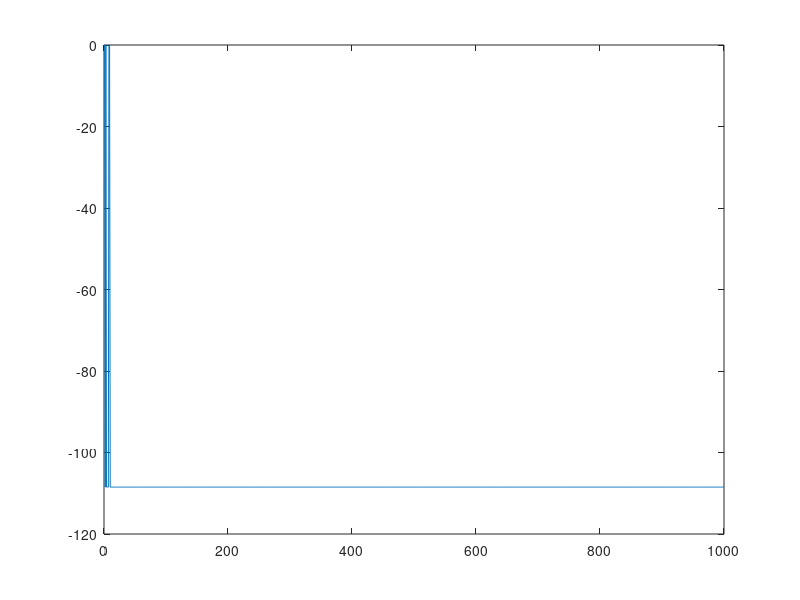
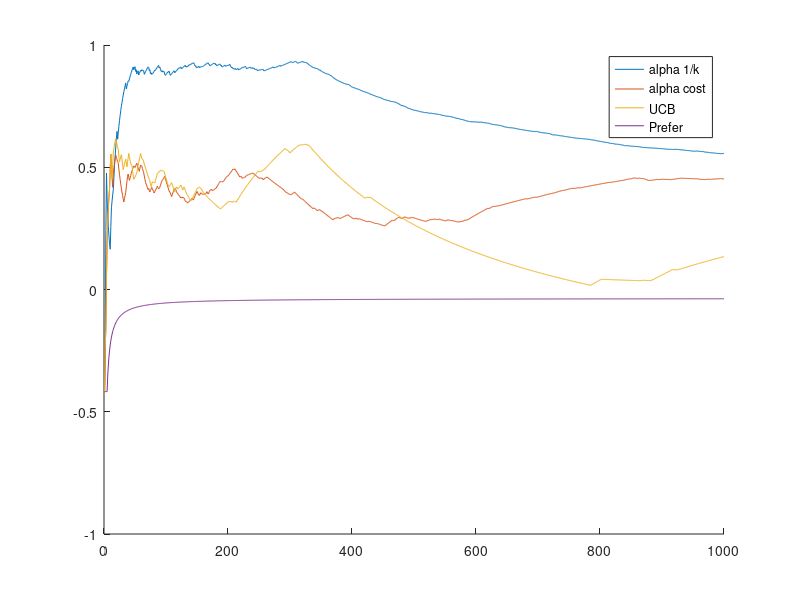
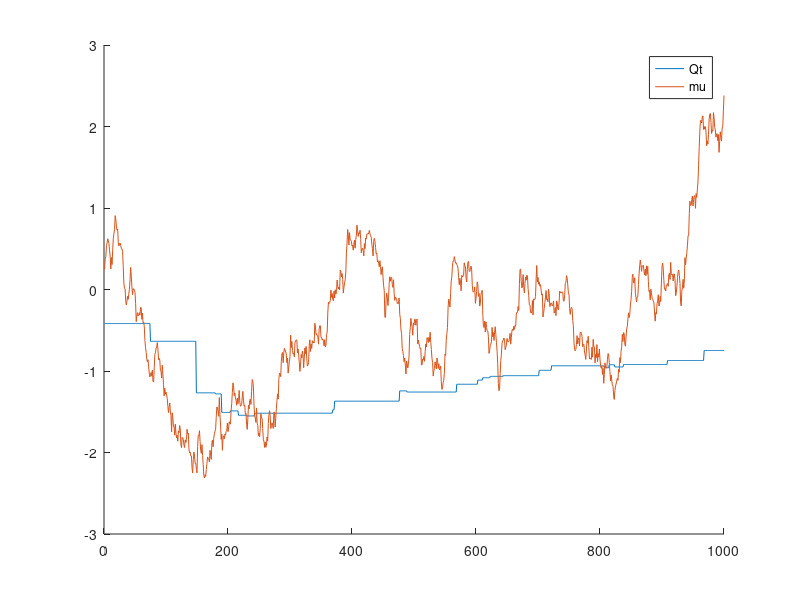

These charts were generated, in order, by the following MATLAB code:
% Assignment 1 -> n-armed Bandit

clc
clear all
close all

% Modello

T = 1000;
n = 10;
%epsilon = 0.3; % eventuale for per paragonare i vari epsilon

mu = zeros(T+1,n); 
mu(1,:) = normrnd(0,10,1,10);% medie iniziali

sigma = 0.5*ones(1,n);% varianze

R = zeros(T,n);
% genero ricompense
for i=1:T
    
    R(i,:) = normrnd(mu(i), sigma,1,10);
   % mu(i+1,:) = randi([-1 1],1,10); % ????
    %mu(i+1,:) = rand(1,10)-rand(1,10);
    mu(i+1,:) = mu(i,:) + 0.01*normrnd(0,10,1,10);
    
end

% vari metodi
%% Sample Average Method (alpha 1/k)

Nt = zeros(1,n);
Qt = zeros(T+1,n);
%Qt = zeros(1,n);

averageRew1 = zeros(1,T);
sumRew = 0;

epsilon = 0.3;
percent = zeros(1,T);
for i=1:T
    
    if(rand < epsilon)
        a = randi(10);
    else
       % a = find(Qt == max(Qt),1);
       a = find(Qt(i,:) == max(Qt(i,:)),1);
    end
    sumRew = sumRew + R(a);
    averageRew1(i) = sumRew/i;
    
    ottim = find(mu(i,:) == max(mu(i,:)),1);
    percent(i) = (Qt(a)/mu(ottim))*100; % percentuale dell'ottimalitàa della azione scelta
    
    % percentuale di azioni ottime prese vs tempo
    
    % aggiornamento non mi torna, dovrebbe essere giusto
    Nt(a) = Nt(a) + 1;
    Qt(i,a) = Qt(i,a) + 1/Nt(a)*(R(i,a)-Qt(i,a));
    %Qt(a) = Qt(a) + 1/Nt(a)*(R(i,a)-Qt(a))
    Qt(i+1,:) = Qt(i,:);
end

% figure(1)
% title("Average Reward")
% plot(averageRew1)
% 
% figure(2)
% hold on
% plot(mu(:,1))
%%
figure(3)
hold on
plot(Qt(1:end-1,1))
plot(mu(1:end-1,1))
legend('Qt','mu')

figure()
plot(percent)  % percent non va bene
%% Sample Average Method (alpha cost)

alpha = 0.5;

Nt = zeros(1,n);
Qt = zeros(T+1,n);
averageRew2 = zeros(1,T);
sumRew = 0;
epsilon = 0.1;

for i=1:T
    
    if(rand < epsilon)
        a = randi(10);
    else
       % a = find(Qt == max(Qt),1);
       a = find(Qt(i,:) == max(Qt(i,:)),1);
    end
    sumRew = sumRew + R(a);
    averageRew2(i) = sumRew/i;
    
    Nt(a) = Nt(a) + 1;
    Qt(i,a) = Qt(i,a) + 1/alpha*(R(i,a)-Qt(i,a));
    %Qt(a) = Qt(a) + 1/Nt(a)*(R(i,a)-Qt(a))
    Qt(i+1,:) = Qt(i,:);
end

%% Upper Confidence Bound method (UCB)

alpha = 0.5;

Nt = zeros(1,n);
Qt = 100*zeros(T+1,n);

averageRew3 = zeros(1,T);
sumRew = 0;

c = 0.5;

for i=1:T
    
    ln = log(i)*ones(1,n);
    Ucb = Qt(i,:) + c*sqrt(ln/Nt); % calcolo tutto il vettore delgi Ucb
    a = find(Ucb == max(Ucb),1);
    % a = find(Qt == max(Qt),1);
    %a = find(Qt(i,:) == max(Qt(i,:)),1);
    
    sumRew = sumRew + R(a);
    averageRew3(i) = sumRew/i;
    
    Nt(a) = Nt(a) + 1;
    Qt(i,a) = Qt(i,a) + 1/alpha*(R(i,a)-Qt(i,a));
    %Qt(a) = Qt(a) + 1/Nt(a)*(R(i,a)-Qt(a))
    Qt(i+1,:) = Qt(i,:);
end

%% Preference Based  Action Selection method

alpha = 0.5;

H = zeros(1,n); % vettore preferenze
% posso fare una matrice, se voglio vedere l'andamento di qst nel tempo
pi_t = zeros(1,n);
averageRew4 = zeros(1,T);
sumRew = 0;

for i=1:T
   
    sumH = sum(exp(H));
   for k=1:n
       pi_t(k) = exp(H(k))/sumH;
   end
   
   a = find(H == max(H),1);
   sumRew = sumRew + R(a);
   averageRew4(i) = sumRew/i;
   % aggiornamento H
   for j=1:n
       if(j == a)
           H(j) = H(j) + alpha*(R(a) - averageRew4(i))*(1 - pi_t(j));
       else
          H(j) = H(j) - alpha*(R(a) - averageRew4(i))*(pi_t(j)); 
       end
   end
end

%% Grafici

figure('Name','Average Reward','NumberTitle','off')
%title('Average Reward')
hold on

plot(averageRew1);
plot(averageRew2);
plot(averageRew3);
plot(averageRew4);
legend('alpha 1/k','alpha cost','UCB','Prefer')
% 
% subplot(1,4,1)
% plot(averageRew1);
% title('alpha 1/k')
% subplot(1,4,2)
% plot(averageRew2);
% title('alpha cost')
% subplot(1,4,3)
% plot(averageRew3);
% title('UCB')
% subplot(1,4,4)
% plot(averageRew4);
% title('Prefereces');




